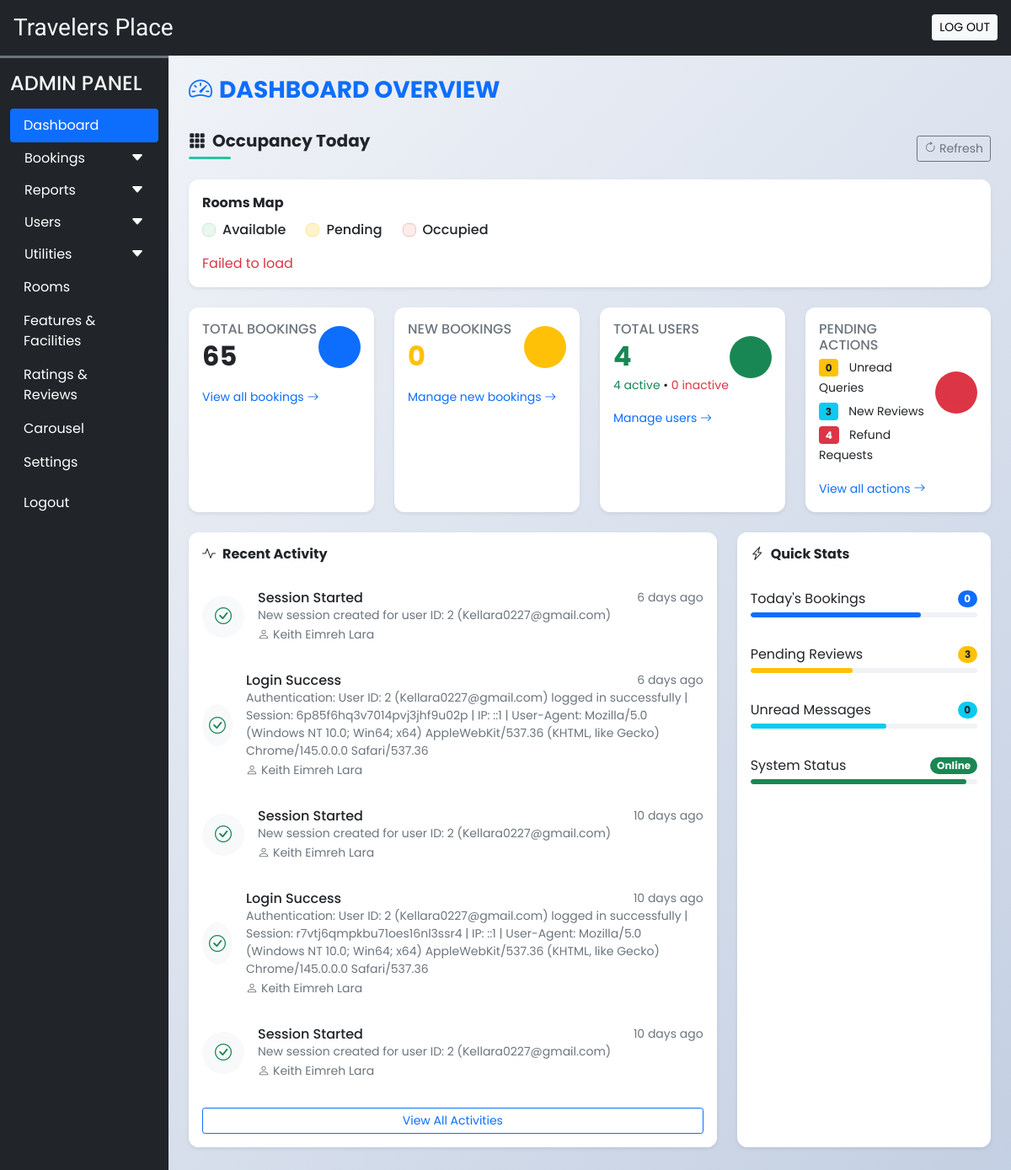
Page /admin/dashboard.php (signed in) on the earlier database version.
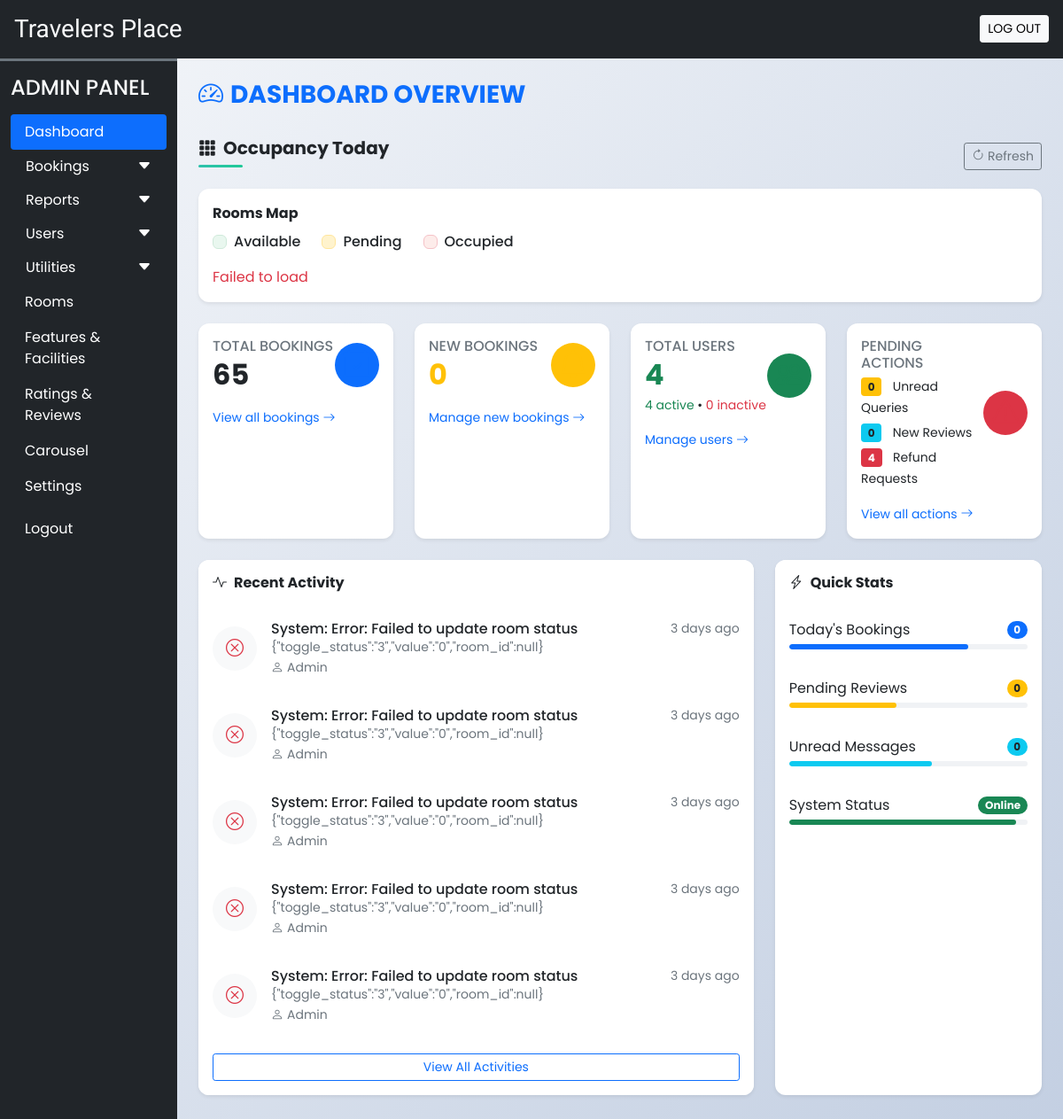
Same page on the later database version.
### tables this page shows
CREATE TABLE `activity_logs` (
  `id` int(11) NOT NULL AUTO_INCREMENT,
  `user_id` int(11) DEFAULT NULL,
  `user_name` varchar(100) NOT NULL,
  `action` varchar(100) NOT NULL,
  `details` text DEFAULT NULL,
  `ip_address` varchar(45) DEFAULT NULL,
  `user_agent` text DEFAULT NULL,
  `created_at` timestamp NOT NULL DEFAULT current_timestamp(),
  PRIMARY KEY (`id`),
  KEY `idx_user_id` (`user_id`),
  KEY `idx_created_at` (`created_at`)
);

### admin/dashboard.php (the view, shortened to what the changed rows need)
<!DOCTYPE html>
<html lang="en">
<head>
  <?php require('inc/links.php'); ?>
</head>
<body class="bg-light">
  <?php
    function time_elapsed_string($datetime, $full = false) {
        $now = new DateTime;
        $ago = new DateTime($datetime);
        $diff = $now->diff($ago);
        $string = [
            'y' => 'year',
            'm' => 'month',
            'd' => 'day',
            'h' => 'hour',
            'i' => 'minute',
            's' => 'second',
        ];
        foreach ($string as $k => &$v) {
            if ($diff->$k) {
                $v = $diff->$k . ' ' . $v . ($diff->$k > 1 ? 's' : '');
            } else {
                unset($string[$k]);
            }
        }
        if (!$full) $string = array_slice($string, 0, 1);
        return $string ? implode(', ', $string) . ' ago' : 'just now';
    }
    $current_bookings = mysqli_fetch_assoc(mysqli_query($con,"SELECT
      COUNT(CASE WHEN booking_status='booked' AND arrival=0 THEN 1 END) AS `new_bookings`,
      COUNT(CASE WHEN booking_status='cancelled' AND refund=0 THEN 1 END) AS `refund_bookings`
      FROM `booking_order`"));
    $unread_reviews = mysqli_fetch_assoc(mysqli_query($con,"SELECT COUNT(sr_no) AS `count`
      FROM `rating_review` WHERE `seen`=0"));
    $current_users = mysqli_fetch_assoc(mysqli_query($con,"SELECT
      COUNT(id) AS `total`,
      COUNT(CASE WHEN `status`=1 THEN 1 END) AS `active`,
      COUNT(CASE WHEN `status`=0 THEN 1 END) AS `inactive`,
      COUNT(CASE WHEN `is_verified`=0 THEN 1 END) AS `unverified`
      FROM `user_cred`"));
  ?>
  <div class="container-fluid" id="main-content">
    <div class="row">
      <div class="col-lg-10 ms-auto p-4 overflow-hidden">
        <div class="row g-4 mb-4">
          <div class="col-xl-3 col-md-6">
            <div class="card border-0 shadow-sm h-100">
              <div class="card-body">
                <div class="d-flex justify-content-between align-items-center">
                  <div>
                    <h2 class="mb-0 fw-bold"><?php
                      $total_bookings = mysqli_fetch_assoc(mysqli_query($con,"SELECT COUNT(*) as count FROM `booking_order`"));
                      echo $total_bookings['count'];
                    ?></h2>
                  </div>
                </div>
              </div>
            </div>
          </div>
          <div class="col-xl-3 col-md-6">
            <div class="card border-0 shadow-sm h-100">
              <div class="card-body">
                <div class="d-flex justify-content-between align-items-center">
                  <div>
                    <h2 class="mb-0 fw-bold text-warning"><?php echo $current_bookings['new_bookings']; ?></h2>
                  </div>
                </div>
              </div>
            </div>
          </div>
          <div class="col-xl-3 col-md-6">
            <div class="card border-0 shadow-sm h-100">
              <div class="card-body">
                <div class="d-flex justify-content-between align-items-center">
                  <div>
                    <h2 class="mb-0 fw-bold text-success"><?php echo $current_users['total']; ?></h2>
                  </div>
                </div>
              </div>
            </div>
          </div>
          <div class="col-xl-3 col-md-6">
            <div class="card border-0 shadow-sm h-100">
              <div class="card-body">
                <div class="d-flex justify-content-between align-items-center">
                  <div>
                    <div class="d-flex flex-column">
                      <div class="mb-1">
                        <span class="badge bg-info text-dark me-2"><?php echo $unread_reviews['count']; ?></span>
                        <span class="small">New Reviews</span>
                      </div>
                    </div>
                  </div>
                </div>
              </div>
            </div>
          </div>
        </div>
        <div class="row g-4 mb-4">
          <div class="col-lg-8">
            <div class="card border-0 shadow-sm h-100">
              <div class="card-body p-0">
                <?php
                $recent_activities = [];
                $recent_activities_query = mysqli_query($con, "SELECT * FROM `activity_logs` ORDER BY `created_at` DESC LIMIT 5");
                if($recent_activities_query) {
                    while($row = mysqli_fetch_assoc($recent_activities_query)) {
                        $recent_activities[] = $row;
                    }
                }
                if(!empty($recent_activities)):
                  echo '<div class="list-group list-group-flush">';
                  foreach($recent_activities as $activity) {
                    $time_ago = time_elapsed_string($activity['created_at']);
                    $icon = strpos($activity['action'], 'Failed') !== false ? 'text-danger bi-x-circle' : 'text-success bi-check-circle';
                    echo "
                    <div class='list-group-item border-0 py-3'>
                      <div class='d-flex align-items-center'>
                        <div class='icon-shape bg-light rounded-circle p-2 me-3'>
                          <i class='bi $icon fs-5'></i>
                        </div>
                        <div class='flex-grow-1'>
                          <div class='d-flex justify-content-between align-items-center'>
                            <h6 class='mb-0'>{$activity['action']}</h6>
                            <small class='text-muted'>{$time_ago}</small>
                          </div>
                          <p class='mb-0 small text-muted'>{$activity['details']}</p>
                          <small class='text-muted'><i class='bi bi-person me-1'></i>{$activity['user_name']}</small>
                        </div>
                      </div>
                    </div>";
                  }
                  echo '</div>';
                endif;
                ?>
              </div>
            </div>
          </div>
          <div class="col-lg-4">
            <div class="card border-0 shadow-sm h-100">
              <div class="card-body p-0">
                <div class="list-group list-group-flush">
                  <?php
                  $pending_reviews = mysqli_fetch_assoc(mysqli_query($con, "
                    SELECT COUNT(*) as count FROM `rating_review`
                    WHERE `seen` = 0"));
                  $unread_messages = mysqli_fetch_assoc(mysqli_query($con, "
                    SELECT COUNT(*) as count FROM `user_queries`
                    WHERE `seen` = 0"));
                  ?>
                  <div class='list-group-item border-0 py-3'>
                    <div class='d-flex justify-content-between align-items-center mb-1'>
                      <span class='fw-medium'>Pending Reviews</span>
                      <span class='badge bg-warning text-dark rounded-pill'><?php echo $pending_reviews['count']; ?></span>
                    </div>
                  </div>
                </div>
              </div>
            </div>
          </div>
        </div>
      </div>
    </div>
  </div>
</body>
</html>

Differences in the rows shown:
no longer on this page (row unchanged): activity_logs: action "Session Started", created_at "6 days ago", details "New session created for user ID: 2 (Kellara0227@gmail.com)", user_name "Keith Eimreh Lara"
no longer on this page (row unchanged): activity_logs: action "Login Success", created_at "6 days ago", details "Authentication: User ID: 2 (Kellara0227@gmail.com) logged in successfully | Session: 6p85f6hq3v7014pvj3jhf9u02p | IP: ::1 | User-Agent: Mozilla/5.0 (Windows NT 10.0; Win64; x64) AppleWebKit/537.36 (KHTML, like Gecko) Chrome/145.0.0.0 Safari/537.36", user_name "Keith Eimreh Lara"
no longer on this page (row unchanged): activity_logs: action "Session Started", created_at "10 days ago", details "New session created for user ID: 2 (Kellara0227@gmail.com)", user_name "Keith Eimreh Lara"
no longer on this page (row unchanged): activity_logs: action "Login Success", created_at "10 days ago", details "Authentication: User ID: 2 (Kellara0227@gmail.com) logged in successfully | Session: r7vtj6qmpkbu71oes16nl3ssr4 | IP: ::1 | User-Agent: Mozilla/5.0 (Windows NT 10.0; Win64; x64) AppleWebKit/537.36 (KHTML, like Gecko) Chrome/145.0.0.0 Safari/537.36", user_name "Keith Eimreh Lara"
no longer on this page (row unchanged): activity_logs: action "Session Started", created_at "10 days ago", details "New session created for user ID: 2 (Kellara0227@gmail.com)", user_name "Keith Eimreh Lara"
added activity_logs: action "System: Error: Failed to update room status", created_at "3 days ago", details "{\"toggle_status\":\"3\",\"value\":\"0\",\"room_id\":null}", user_name "Admin"
added activity_logs: action "System: Error: Failed to update room status", created_at "3 days ago", details "{\"toggle_status\":\"3\",\"value\":\"0\",\"room_id\":null}", user_name "Admin"
added activity_logs: action "System: Error: Failed to update room status", created_at "3 days ago", details "{\"toggle_status\":\"3\",\"value\":\"0\",\"room_id\":null}", user_name "Admin"
added activity_logs: action "System: Error: Failed to update room status", created_at "3 days ago", details "{\"toggle_status\":\"3\",\"value\":\"0\",\"room_id\":null}", user_name "Admin"
added activity_logs: action "System: Error: Failed to update room status", created_at "3 days ago", details "{\"toggle_status\":\"3\",\"value\":\"0\",\"room_id\":null}", user_name "Admin"
Other differences:
$unread_reviews['count']: "3" → "0"
$pending_reviews['count']: "3" → "0"
